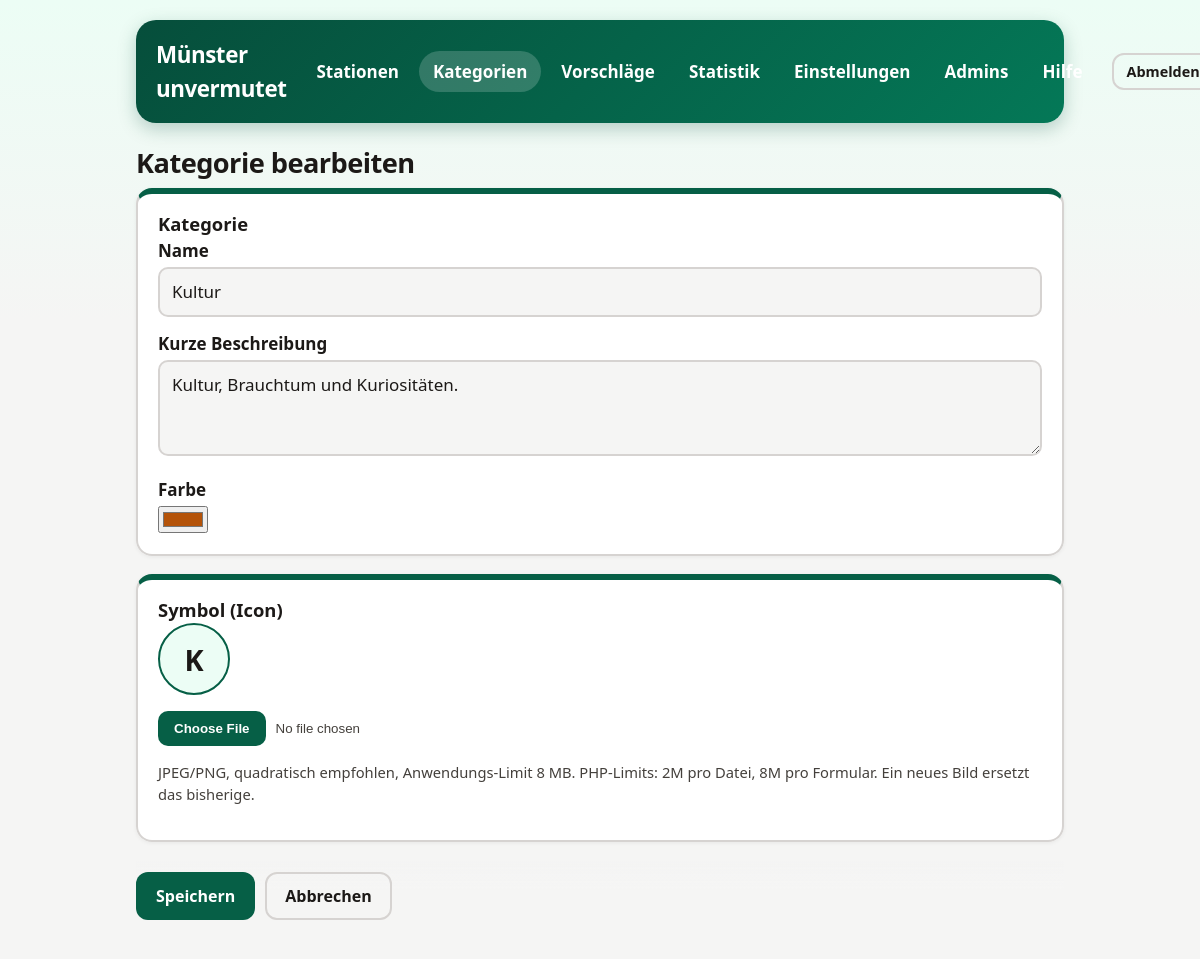
The page /admin/category-edit.php?id=culture (signed in) on the database its author committed.
### tables this page shows
CREATE TABLE categories (
    id TEXT PRIMARY KEY,
    name TEXT NOT NULL,
    description TEXT NOT NULL DEFAULT '',
    icon TEXT,
    color TEXT NOT NULL DEFAULT '#065f46'
        CHECK (length(color) = 7 AND color GLOB '#[0-9A-Fa-f][0-9A-Fa-f][0-9A-Fa-f][0-9A-Fa-f][0-9A-Fa-f][0-9A-Fa-f]'),
    created_at TEXT NOT NULL,
    updated_at TEXT NOT NULL
);

### includes/config.php (called while the page is built, shortened)
<?php
function config(string $key = null)
{
    static $config = null;
    if ($config === null) {
        $root = dirname(__DIR__);
        $config = [
            'root' => $root,
            'db_path' => $root . '/data/game.sqlite',
            'schema_path' => $root . '/setup/schema.sql',
            'upload_dir' => $root . '/uploads',
            'upload_url' => 'uploads',
            'upload_max_bytes' => 8 * 1024 * 1024,
            'upload_max_edge' => 4000,
            'session_name' => 'muenster_admin',
            'session_timeout' => 300,
            'login_max_attempts' => 5,
            'login_window' => 900,
            'suggest_max_per_hour' => 5,
            'allow_http_links' => true,
            'timezone' => 'Europe/Berlin',
            'debug' => false,
        ];
        $local = __DIR__ . '/config.local.php';
        if (is_file($local)) {
            $config = array_merge($config, (array) require $local);
        }
        date_default_timezone_set($config['timezone']);
    }
    return $key === null ? $config : $config[$key];
}

### includes/config.local.php (called while the page is built)
<?php return ['debug' => true];

### includes/database.php (called while the page is built, shortened)
<?php
require_once __DIR__ . '/config.php';
function db(): PDO
{
    static $pdo = null;
    if ($pdo === null) {
        $path = config('db_path');
        $isNew = !is_file($path);
        $pdo = new PDO('sqlite:' . $path, null, null, [
            PDO::ATTR_ERRMODE => PDO::ERRMODE_EXCEPTION,
            PDO::ATTR_DEFAULT_FETCH_MODE => PDO::FETCH_ASSOC,
            PDO::ATTR_EMULATE_PREPARES => false,
        ]);
        $pdo->exec('PRAGMA foreign_keys = ON');
        $pdo->exec('PRAGMA busy_timeout = 5000');
        $pdo->exec((string) file_get_contents(config('schema_path')));
        $stationColumns = $pdo->query('PRAGMA table_info(stations)')->fetchAll(PDO::FETCH_COLUMN, 1);
        $adminColumns = $pdo->query('PRAGMA table_info(admins)')->fetchAll(PDO::FETCH_COLUMN, 1);
    }
    return $pdo;
}

### includes/uploads.php (called while the page is built, shortened)
<?php
require_once __DIR__ . '/config.php';
function is_managed_upload(?string $path): bool
{
    return (bool) $path && (bool) preg_match('#^' . preg_quote(config('upload_url'), '#') . '/[a-f0-9]{32}\.(?:jpg|png)$#', $path);
}

### admin/category-edit.php (the view, shortened to what this page needs)
<?php
require __DIR__ . '/_bootstrap.php';
$id = isset($_GET['id']) && is_string($_GET['id']) ? $_GET['id'] : null;
$cat = ['name' => '', 'description' => '', 'icon' => '', 'color' => '#065f46'];
if ($id !== null) {
    $stmt = db()->prepare('SELECT * FROM categories WHERE id = ?');
    $stmt->execute([$id]);
    $row = $stmt->fetch();
    $cat = array_merge($cat, $row);
}
$isNew = $id === null;
?>
<h1 class="admin-title"><?= $isNew ? 'Neue Kategorie' : 'Kategorie bearbeiten' ?></h1>
<form method="post" action="category-save.php" enctype="multipart/form-data">
  <fieldset class="task-card"><legend>Kategorie</legend>
    <label for="name">Name</label>
    <input type="text" id="name" name="name" required maxlength="60" value="<?= h($cat['name']) ?>">
    <label for="description">Kurze Beschreibung</label>
    <textarea id="description" name="description" maxlength="300"><?= h($cat['description']) ?></textarea>
    <label for="color">Farbe</label>
    <input type="color" id="color" name="color" required value="<?= h($cat['color']) ?>">
  </fieldset>
  <fieldset class="task-card"><legend>Symbol (Icon)</legend>
    <div class="admin-icon">
      <span class="ico" aria-hidden="true"><?= category_ico($cat) ?></span>
      <div>
        <input type="file" id="icon" name="icon" accept="image/jpeg,image/png" aria-label="Symbol hochladen">
        <p class="muted">JPEG/PNG, quadratisch empfohlen, Anwendungs-Limit <?= (int) (config('upload_max_bytes') / 1048576) ?> MB. PHP-Limits: <?= h(ini_get('upload_max_filesize')) ?> pro Datei, <?= h(ini_get('post_max_size')) ?> pro Formular.
          <?= $isNew ? '' : 'Ein neues Bild ersetzt das bisherige.' ?></p>
      </div>
    </div>
  </fieldset>
  <div class="admin-sticky"><button class="next-button">Speichern</button> <a class="btn secondary" href="categories.php">Abbrechen</a></div>
</form>

### admin/admin.css (style rules this page uses)
:root { font-family: system-ui, -apple-system, 'Segoe UI', sans-serif; color-scheme: light dark; --green: #065f46; --green-dark: #064e3b; --green-soft: #ecfdf5; --ink: #1c1917; --muted: #44403c; --bg: #f5f5f4; --bg-top: #ecfdf5; --surface: #fff; --surface-alt: #f5f5f4; --border: #d6d3d1; --border-soft: #e7e5e4; --link: #065f46; --focus: #f59e0b; --danger: #b91c1c; --danger-soft: #fee2e2; --ok-soft: #d1fae5; --hero-from: #064e3b; --hero-to: #047857; --hero-text: #d1fae5; --cat: #065f46; --cat-soft: #ecfdf5; --shadow: rgba(6, 78, 59, 0.25); }
* { box-sizing: border-box; }
body { margin: 0; background: linear-gradient(180deg, var(--bg-top) 0, var(--bg) 320px) no-repeat var(--bg); color: var(--ink); font-size: 1.0625rem; line-height: 1.5; }
a { color: var(--link); }
h1.admin-title { font-size: 1.7rem; letter-spacing: -0.02em; margin: 0 0 4px; color: var(--ink); }
button, .btn { cursor: pointer; font: inherit; font-size: 1rem; font-weight: 600; min-height: 44px; padding: 10px 18px; border-radius: 12px; border: 2px solid transparent; text-decoration: none; display: inline-flex; align-items: center; justify-content: center; gap: 6px; background: var(--green); color: #fff; transition: transform 0.18s ease, background-color 0.18s ease; }
.next-button { background: var(--green); }
button.secondary, .btn.secondary, .back-button { background: transparent; color: var(--ink); border-color: var(--border); font-weight: 700; }
.task-card { background: var(--surface); border: 2px solid var(--border); border-top: 6px solid var(--cat); border-radius: 16px; margin: 0 0 18px; padding: 0; min-width: 0; box-shadow: 0 1px 4px rgba(0, 0, 0, 0.06); overflow: hidden; }
.task-card > legend { float: left; width: 100%; padding: 16px 0 0; font-size: 1.15rem; font-weight: 800; }
.task-card:is(fieldset) { padding: 0 20px 20px; }
.task-card > legend + * { clear: both; }
.task-intro, .muted { color: var(--muted); font-size: 0.92rem; }
label { display: block; margin: 14px 0 4px; font-weight: 700; }
input[type='text'], input[type='password'], input[type='url'], input[type='email'], input[type='number'], textarea, select { width: 100%; padding: 10px 12px; font: inherit; color: var(--ink); background: var(--surface-alt); border: 2px solid var(--border); border-radius: 10px; }
input[type='file'] { width: 100%; color: var(--muted); }
textarea { min-height: 6rem; }
.admin-icon { display: flex; align-items: center; gap: 16px; flex-wrap: wrap; }
.admin-icon .ico { flex: 0 0 72px; height: 72px; border-radius: 50%; background: var(--cat-soft); border: 2px solid var(--cat); display: flex; align-items: center; justify-content: center; font-size: 1.8rem; font-weight: 800; overflow: hidden; }
.admin-sticky { position: sticky; bottom: 0; display: flex; gap: 10px; padding: 12px 0; background: linear-gradient(180deg, transparent, var(--bg) 40%); }

### rows shown on the page
categories: name "Kultur", description "Kultur, Brauchtum und Kuriositäten.", color "#b45309", name "K"

### other values the page prints
$label "Stationen"
$label "Kategorien"
$label "Vorschläge"
$label "Statistik"
$label "Einstellungen"
$label "Admins"
$label "Hilfe"
config('upload_max_bytes') / 1048576 "8"
ini_get('upload_max_filesize') "2M"
ini_get('post_max_size') "8M"
